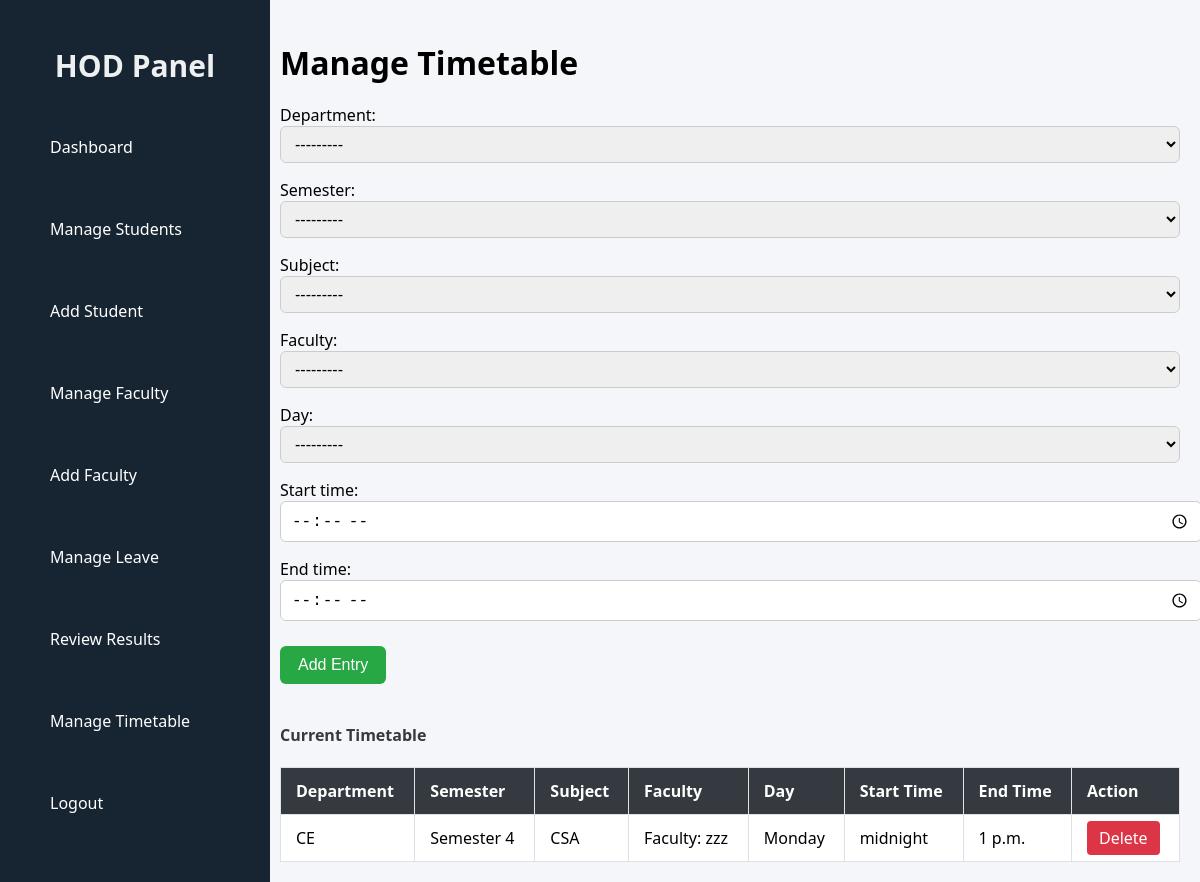
Page /hod/make-timetable/ (signed in) on the committed database.
### CMS/models.py (models this page shows, shortened)
class Timetable(models.Model):
    DAY_CHOICES = (
        ('Monday', 'Monday'),
        ('Tuesday', 'Tuesday'),
        ('Wednesday', 'Wednesday'),
        ('Thursday', 'Thursday'),
        ('Friday', 'Friday'),
        ('Saturday', 'Saturday'),
    )
    SEMESTER_CHOICES = (
        ('Semester 1', 'Semester 1'),
        ('Semester 2', 'Semester 2'),
        ('Semester 3', 'Semester 3'),
        ('Semester 4', 'Semester 4'),
        ('Semester 5', 'Semester 5'),
        ('Semester 6', 'Semester 6'),
        ('Semester 7', 'Semester 7'),
        ('Semester 8', 'Semester 8'),
    )
    department = models.ForeignKey(Department, on_delete=models.CASCADE)
    semester = models.CharField(max_length=20,choices=SEMESTER_CHOICES)
    subject = models.ForeignKey(Subject, on_delete=models.CASCADE)
    faculty = models.ForeignKey(Faculty, on_delete=models.CASCADE)
    day = models.CharField(max_length=20, choices=DAY_CHOICES)
    start_time = models.TimeField(null=True, blank=True)
    end_time = models.TimeField(null=True, blank=True)

class Department(models.Model):
    name = models.CharField(max_length=100)
    def __str__(self):
        return self.name

class Subject(models.Model):
    name = models.CharField(max_length=100)
    department = models.ForeignKey(Department, on_delete=models.CASCADE)
    faculty = models.ForeignKey(Faculty, on_delete=models.SET_NULL, null=True)
    semester = models.IntegerField()
    def __str__(self):
        return self.name

class Faculty(models.Model):
    GENDER_CHOICES = (
        ('Male', 'Male'),
        ('Female', 'Female'),
        ('Other', 'Other'),
    )
    user = models.OneToOneField(CustomUser, on_delete=models.CASCADE)
    department = models.ForeignKey(Department, on_delete=models.CASCADE)
    contact_number = models.CharField(max_length=15,unique=True)
    gender = models.CharField(max_length=10, choices=GENDER_CHOICES)
    address = models.TextField()
    DOJ = models.DateField()
    def __str__(self):
        return f"Faculty: {self.user.username}"

class CustomUser(AbstractUser):
    USER_ROLES = (
        ('student', 'Student'),
        ('faculty', 'Faculty'),
        ('hod', 'HOD'),
    )
    user_type = models.CharField(max_length=10, choices=USER_ROLES, default='student')
    email = models.EmailField(unique=True)
    role = models.CharField(max_length=10, choices=USER_ROLES)

### CMS/views.py (the view, shortened to what this page needs)
# urls.py: path('hod/make-timetable/', views.make_timetable, name='make_timetable'),
@login_required
def make_timetable(request):
    timetables = Timetable.objects.all().order_by('day', 'start_time')
    form = TimetableForm(request.POST or None)
    return render(request, 'hod_manage_timetable.html', {
        'form': form,
        'timetables': timetables
    })

### CMS/forms.py
class TimetableForm(forms.ModelForm):
    class Meta:
        model = Timetable
        fields = '__all__'
        widgets = {
            'start_time': forms.TimeInput(attrs={'type': 'time'}),
            'end_time': forms.TimeInput(attrs={'type': 'time'}),
        }
    def __init__(self, *args, **kwargs):
        super().__init__(*args, **kwargs)
        self.fields['department'].queryset = Department.objects.all()

### CMS/templates/hod_manage_timetable.html (shortened to what this page needs)
{% load static %}
<!DOCTYPE html>
<html lang="en">
<head>
    <link rel="stylesheet" href="{% static 'css/hod_manage_timetable.css' %}">
    <link rel="stylesheet" href="{% static 'css/sidebar.css' %}">
</head>
<body>
    <div class="manage-container">
        {% include 'hod_sidebar.html' %}
        <div class="main-content">
            <h1>Manage Timetable</h1>
        <form method="POST">
            {{ form.as_p }}
            <button type="submit">Add Entry</button>
        </form>
        <h4>Current Timetable</h4>
        <table>
            <thead>
                <tr>
                    <th>Department</th>
                    <th>Semester</th>
                    <th>Subject</th>
                    <th>Faculty</th>
                    <th>Day</th>
                    <th>Start Time</th>
                    <th>End Time</th>
                    <th>Action</th>
                </tr>
            </thead>
            <tbody>
                {% for entry in timetables %}
                <tr>
                    <td>{{ entry.department.name }}</td>
                    <td>{{ entry.semester }}</td>
                    <td>{{ entry.subject.name }}</td>
                    <td>{{ entry.faculty }}</td>
                    <td>{{ entry.day }}</td>
                    <td>{{ entry.start_time }}</td>
                    <td>{{ entry.end_time }}</td>
                    <td>
                        <a href="{% url 'delete_timetable' entry.id %}" class="btn-danger">Delete</a>
                    </td>
                </tr>
                {% empty %}
                <tr><td colspan="8">No timetable entries.</td></tr>
                {% endfor %}
            </tbody>
        </table>
        </div>
    </div>
</body>
</html>

### CMS/static/css/hod_manage_timetable.css (style rules this page uses)
body { margin: 0; font-family: 'Segoe UI', Tahoma, Geneva, Verdana, sans-serif; background-color: #f4f6f9; }
.manage-container { display: flex; height: 100vh; }
.main-content { margin-left: 260px; padding: 20px; flex-grow: 1; overflow-y: auto; }
h1 { margin-bottom: 20px; }
h2, h4 { color: #343a40; }
form { margin-bottom: 40px; }
form p { margin-bottom: 15px; }
input, select { padding: 8px 10px; width: 100%; border-radius: 6px; border: 1px solid #ccc; font-size: 16px; }
button { background-color: #28a745; color: white; padding: 10px 18px; font-size: 16px; border: none; border-radius: 6px; cursor: pointer; margin-top: 10px; }
table { width: 100%; border-collapse: collapse; background-color: #fff; }
table thead { background-color: #343a40; color: white; }
table th, table td { padding: 12px 15px; border: 1px solid #dee2e6; text-align: left; }
.btn-danger { background-color: #dc3545; padding: 6px 12px; color: white; text-decoration: none; border-radius: 4px; }

### rows in the picture
Timetable: department.name "CE", semester "Semester 4", subject.name "CSA", faculty "Faculty: zzz", day "Monday", start_time "midnight", end_time "1 p.m."
